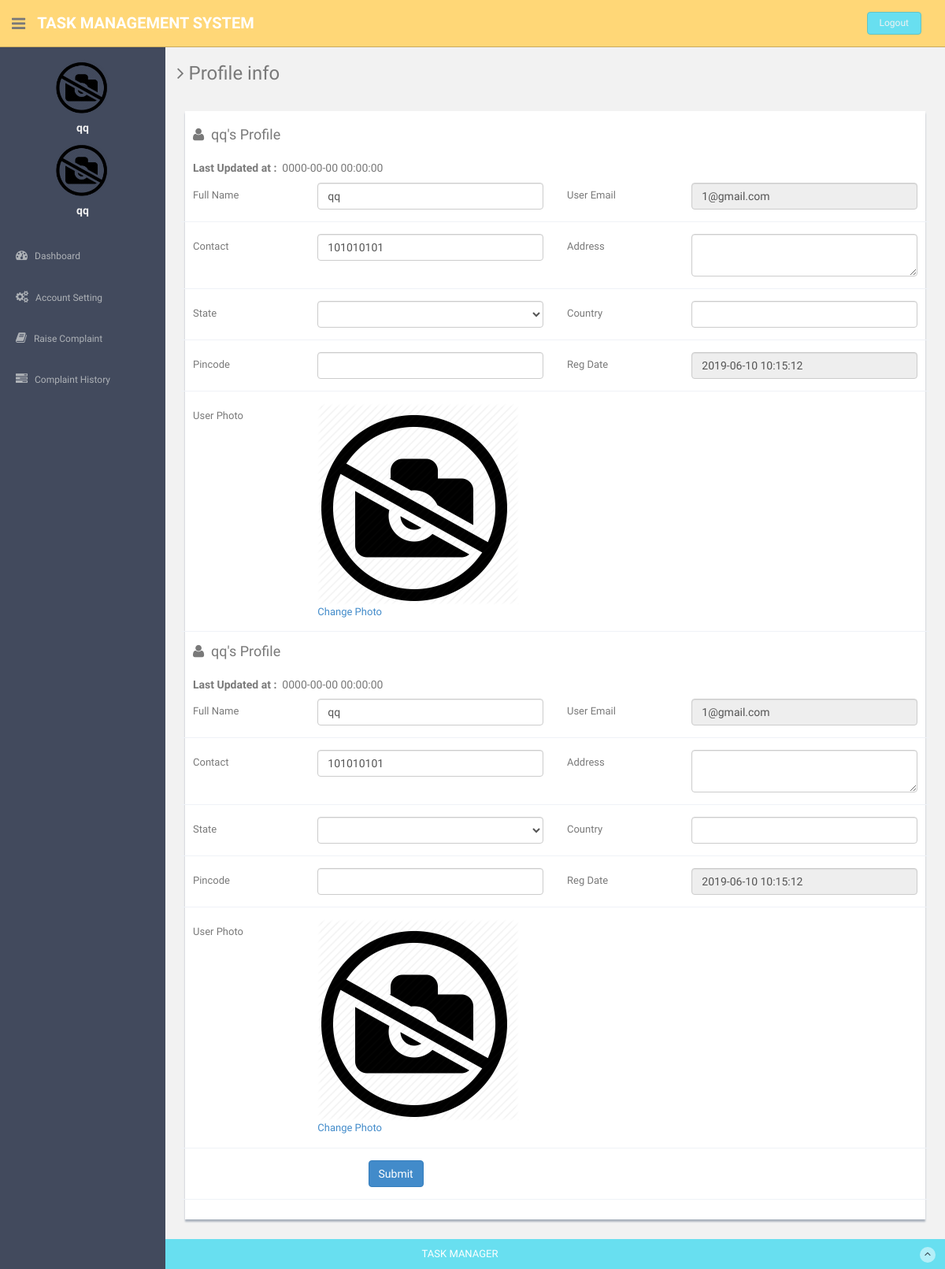
The app's page /users/profile.php (signed in) with its own data.
### tables this page shows
CREATE TABLE `users` (
  `id` int(11) NOT NULL,
  `fullName` varchar(255) DEFAULT NULL,
  `userEmail` varchar(255) DEFAULT NULL,
  `password` varchar(255) DEFAULT NULL,
  `contactNo` bigint(11) DEFAULT NULL,
  `address` tinytext,
  `State` varchar(255) DEFAULT NULL,
  `country` varchar(255) DEFAULT NULL,
  `pincode` int(6) DEFAULT NULL,
  `userImage` varchar(255) DEFAULT NULL,
  `regDate` timestamp NOT NULL DEFAULT CURRENT_TIMESTAMP,
  `updationDate` timestamp NULL DEFAULT '0000-00-00 00:00:00' ON UPDATE CURRENT_TIMESTAMP,
  `status` int(1) DEFAULT NULL
);

### users/profile.php (the view, shortened to what this page needs)
<?php
include('includes/config.php');
if(strlen($_SESSION['login'])==0)
  {
header('location:index.php');
}
else{
?>
<!DOCTYPE html>
<html lang="en">
  <head>
    <link href="assets/css/bootstrap.css" rel="stylesheet">
    <link href="assets/font-awesome/css/font-awesome.css" rel="stylesheet" />
    <link rel="stylesheet" type="text/css" href="assets/js/bootstrap-datepicker/css/datepicker.css" />
    <link rel="stylesheet" type="text/css" href="assets/js/bootstrap-daterangepicker/daterangepicker.css" />
    <link href="assets/css/style.css" rel="stylesheet">
    <link href="assets/css/style-responsive.css" rel="stylesheet">
  </head>
  <body>
  <section id="container" >
     <?php include("includes/header.php");?>
      <?php include("includes/sidebar.php");?>
      <section id="main-content">
          <section class="wrapper">
          	<h3><i class="fa fa-angle-right"></i> Profile info</h3>
          	<div class="row mt">
          		<div class="col-lg-12">
                  <div class="form-panel">
 <?php $query=mysqli_query($con,"select * from users where userEmail='".$_SESSION['login']."'");
 while($row=mysqli_fetch_array($query))
 {
 ?>
  <h4 class="mb"><i class="fa fa-user"></i>&nbsp;&nbsp;<?php echo htmlentities($row['fullName']);?>'s Profile</h4>
    <h5><b>Last Updated at :</b>&nbsp;&nbsp;<?php echo htmlentities($row['updationDate']);?></h5>
                      <form class="form-horizontal style-form" method="post" name="profile" >
<div class="form-group">
<label class="col-sm-2 col-sm-2 control-label">Full Name</label>
<div class="col-sm-4">
<input type="text" name="fullname" required="required" value="<?php echo htmlentities($row['fullName']);?>" class="form-control" >
 </div>
<label class="col-sm-2 col-sm-2 control-label">User Email </label>
 <div class="col-sm-4">
<input type="email" name="useremail" required="required" value="<?php echo htmlentities($row['userEmail']);?>" class="form-control" readonly>
</div>
 </div>
<div class="form-group">
<label class="col-sm-2 col-sm-2 control-label">Contact</label>
 <div class="col-sm-4">
<input type="text" name="contactno" required="required" value="<?php echo htmlentities($row['contactNo']);?>" class="form-control">
</div>
<label class="col-sm-2 col-sm-2 control-label">Address </label>
<div class="col-sm-4">
<textarea  name="address" required="required" class="form-control"><?php echo htmlentities($row['address']);?></textarea>
</div>
</div>
<div class="form-group">
<label class="col-sm-2 col-sm-2 control-label">State</label>
<div class="col-sm-4">
<select name="state" required="required" class="form-control">
<option value="<?php echo htmlentities($row['State']);?>"><?php echo htmlentities($st=$row['State']);?></option>
<?php $sql=mysqli_query($con,"select stateName from state ");
while ($rw=mysqli_fetch_array($sql)) {
  if($rw['stateName']==$st)
  {
    continue;
  }
  else
  {
  ?>
  <option value="<?php echo htmlentities($rw['stateName']);?>"><?php echo htmlentities($rw['stateName']);?></option>
<?php
}}
?>
</select>
</div>
<label class="col-sm-2 col-sm-2 control-label">Country </label>
<div class="col-sm-4">
<input type="text" name="country" required="required" value="<?php echo htmlentities($row['country']);?>" class="form-control">
</div>
</div>
<div class="form-group">
<label class="col-sm-2 col-sm-2 control-label">Pincode</label>
<div class="col-sm-4">
<input type="text" name="pincode" maxlength="6" required="required" value="<?php echo htmlentities($row['pincode']);?>" class="form-control">
</div>
<label class="col-sm-2 col-sm-2 control-label">Reg Date </label>
<div class="col-sm-4">
<input type="text" name="regdate" required="required" value="<?php echo htmlentities($row['regDate']);?>" class="form-control" readonly>
 </div>
</div>
<div class="form-group">
<label class="col-sm-2 col-sm-2 control-label">User Photo</label>
<div class="col-sm-4">
<?php $userphoto=$row['userImage'];
if($userphoto==""):
?>
<img src="userimages/noimage.png" width="256" height="256" >
<a href="update-image.php">Change Photo</a>
<?php else:?>
	<img src="userimages/<?php echo htmlentities($userphoto);?>" width="256" height="256">
	<a href="update-image.php">Change Photo</a>
<?php endif;?>
</div>
</div>
<?php } ?>
                          <div class="form-group">
                           <div class="col-sm-10" style="padding-left:25% ">
<button type="submit" name="submit" class="btn btn-primary">Submit</button>
</div>
</div>
                          </form>
                          </div>
                          </div>
                          </div>
		</section>
      </section>
    <?php include("includes/footer.php");?>
  </section>
  </body>
</html>
<?php } ?>

### users/includes/header.php
<header class="header black-bg">
             <div class="sidebar-toggle-box">
                 <div class="fa fa-bars tooltips" data-placement="right" data-original-title="Toggle Navigation"></div>
             </div>
           <a href="dashboard.php" class="logo"><b>Task Management System</b></a>
           <div class="top-menu">
           	<ul class="nav pull-right top-menu">
                   <li><a class="logout" href="logout.php">Logout</a></li>
           	</ul>
           </div>
       </header>

### users/includes/sidebar.php (shortened to what this page needs)
<aside>
          <div id="sidebar"  class="nav-collapse ">
              <ul class="sidebar-menu" id="nav-accordion">
                              <?php $query=mysqli_query($con,"select fullName,userImage from users where userEmail='".$_SESSION['login']."'");
 while($row=mysqli_fetch_array($query))
 {
 ?>
                  <p class="centered"><a href="profile.php">
<?php $userphoto=$row['userImage'];
if($userphoto==""):
?>
<img src="userimages/noimage.png"  class="img-circle" width="70" height="70" >
<?php else:?>
  <img src="userimages/<?php echo htmlentities($userphoto);?>" class="img-circle" width="70" height="70">
<?php endif;?>
</a>
</p>
                  <h5 class="centered"><?php echo htmlentities($row['fullName']);?></h5>
                  <?php } ?>
                  <li class="mt">
                      <a href="dashboard.php">
                          <i class="fa fa-dashboard"></i>
                          <span>Dashboard</span>
                      </a>
                  </li>
                  <li class="sub-menu">
                      <a href="javascript:;" >
                          <i class="fa fa-cogs"></i>
                          <span>Account Setting</span>
                      </a>
                  </li>
                  <li class="sub-menu">
                      <a href="register-complaint.php" >
                          <i class="fa fa-book"></i>
                          <span>Raise Complaint</span>
                      </a>
                    </li>
                  <li class="sub-menu">
                      <a href="complaint-history.php" >
                          <i class="fa fa-tasks"></i>
                          <span>Complaint History</span>
                      </a>
                  </li>
              </ul>
          </div>
      </aside>

### users/includes/footer.php
<footer class="site-footer">
         <div class="text-center">
             TASK MANAGER
             <a href="#" class="go-top">
                 <i class="fa fa-angle-up"></i>
             </a>
         </div>
     </footer>

### users/assets/css/style.css (style rules this page uses)
body { color: #797979; background: #f2f2f2; font-family: 'Ruda', sans-serif; padding: 0px !important; margin: 0px !important; font-size:13px; }
ul li { list-style: none; }
a, a:hover, a:focus { text-decoration: none; outline: none; }
#container { width: 100%; height: 100%; }
.centered { text-align: center; }
.mt { margin-top: 25px; }
.mb { margin-bottom: 25px; }
ul.top-menu > li > .logout { color: #f2f2f2; font-size: 12px; border-radius: 4px; -webkit-border-radius: 4px; border: 1px solid #64c3c2 !important; padding: 5px 15px; margin-right: 15px; background: #68dff0; margin-top: 15px; }
#sidebar { width: 210px; height: 100%; position: fixed; background: #424a5d; }
#sidebar h5 { color: #f2f2f2; font-weight: 700; }
#sidebar ul li { position: relative; }
ul.sidebar-menu , ul.sidebar-menu li ul.sub { margin: -2px 0 0; padding: 0; }
ul.sidebar-menu { margin-top: 75px; }
ul.sidebar-menu li { margin-bottom: 5px; margin-left:10px; margin-right:10px; }
ul.sidebar-menu li.sub-menu { line-height: 15px; }
ul.sidebar-menu li a span { display: inline-block; }
ul.sidebar-menu li a { color: #aeb2b7; text-decoration: none; display: block; padding: 15px 0 15px 10px; font-size: 12px; outline: none; -webkit-transition: all 0.3s ease; -moz-transition: all 0.3s ease; -o-transition: all 0.3s ease; -ms-transition: all 0.3s ease; transition: all 0.3s ease; }
ul.sidebar-menu li a i { font-size: 15px; padding-right: 6px; }
#main-content { margin-left: 210px; }
.header, .footer { min-height: 60px; padding: 0 15px; }
.header { position: fixed; left: 0; right: 0; z-index: 1002; }
.black-bg { background: #ffd777; border-bottom: 1px solid #c9aa5f; }
.wrapper { display: inline-block; margin-top: 60px; padding-left: 15px; padding-right: 15px; padding-bottom: 15px; padding-top: 0px; width: 100%; }
a.logo { font-size: 20px; color: #ffffff; float: left; margin-top: 15px; text-transform: uppercase; }
a.logo b { font-weight: 900; }
#top_menu .nav > li, ul.top-menu > li { float: left; }
ul.top-menu > li > a { color: #666666; font-size: 16px; border-radius: 4px; -webkit-border-radius: 4px; border:1px solid #666666 !important; padding: 2px 6px; margin-right: 15px; }
.sidebar-toggle-box { float: left; padding-right: 15px; margin-top: 20px; }
.sidebar-toggle-box .fa-bars { cursor: pointer; display: inline-block; font-size: 20px; }
.form-panel { background: #ffffff; margin: 10px; padding: 10px; box-shadow: 0px 3px 2px #aab2bd; text-align: left; }
label { font-weight: 400; }
.form-horizontal.style-form .form-group { border-bottom: 1px solid #eff2f7; padding-bottom: 15px; margin-bottom: 15px; }
@media (min-width: 768px) { .form-horizontal .control-label { text-align: left; } }
.site-footer { background: #68dff0; color: #fff; padding: 10px 0; }
.go-top { margin-right: 1%; float: right; background: rgba(255,255,255,.5); width: 20px; height: 20px; border-radius: 50%; -webkit-border-radius: 50%; }
.go-top i { color: #2A3542; }

### records on screen
users: fullName "qq", updationDate "0000-00-00 00:00:00", fullname "qq", useremail "1@gmail.com", contactno "101010101", regdate "2019-06-10 10:15:12"
users: fullName "qq", updationDate "0000-00-00 00:00:00", fullname "qq", useremail "1@gmail.com", contactno "101010101", regdate "2019-06-10 10:15:12"
